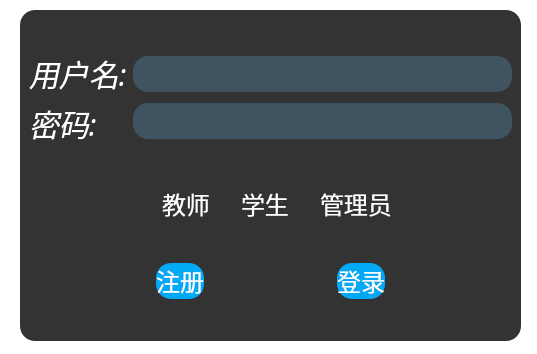
<?xml version="1.0" encoding="UTF-8"?>
<ui version="4.0">
 <class>MainWindow</class>
 <widget class="QMainWindow" name="MainWindow">
  <property name="geometry">
   <rect>
    <x>0</x>
    <y>0</y>
    <width>537</width>
    <height>354</height>
   </rect>
  </property>
  <property name="windowTitle">
   <string>MainWindow</string>
  </property>
  <property name="styleSheet">
   <string notr="true">
*{
background:rgb(255, 255, 255);
font-size:15px;
font-family:Century Gothic,sans-serif;
}
QFrame{
border:sold 10px rgba(0,0,0);
background-image:url(:/TeacherInterface.png);
}
QLineEdit{
color:#8d98a1;
background-color:#405361;
font-size:16px;
border-style:outset;
border-radius:10px;
}
QPushButton{
background:#ced1d8;
border-style:outset;
border-radius:10px;
}
QPushButton:pressed{
background-color:rgb(224,0,0);
border-style:inset;
}
QCheckBox{
background:rgba(85,170,255,0);
color:white;
}
QLabel{
background:rgba(85,170,255,0);
color:white;
font-style:italic bold;
font-size:14px;
}</string>
  </property>
  <widget class="QWidget" name="centralwidget">
   <widget class="QFrame" name="frame">
    <property name="geometry">
     <rect>
      <x>20</x>
      <y>10</y>
      <width>501</width>
      <height>331</height>
     </rect>
    </property>
    <property name="styleSheet">
     <string notr="true">*{
font-size:24px;
font-family:sans-serif;
}
#Widget{   frame
background-image:url(E:/img/TeacherInterface.qrc)
}
QFrame{
background:rgba(0,0,0,0.8);
border-radius:15px;
}
QPushButton{
background:#03a9f4;
color:#fff;
border-radius:15px;
}
QLineEdit{
border-radius:15px;
color:#03a9f4;
}
QLabel{
color:#fff;
background:transparent;
font-size:30px;
}</string>
    </property>
    <property name="frameShape">
     <enum>QFrame::StyledPanel</enum>
    </property>
    <property name="frameShadow">
     <enum>QFrame::Raised</enum>
    </property>
    <layout class="QVBoxLayout" name="verticalLayout_3">
     <item>
      <layout class="QHBoxLayout" name="horizontalLayout">
       <item>
        <layout class="QVBoxLayout" name="verticalLayout">
         <item>
          <widget class="QLabel" name="label">
           <property name="text">
            <string>用户名:</string>
           </property>
          </widget>
         </item>
         <item>
          <widget class="QLabel" name="label_2">
           <property name="text">
            <string>密码:</string>
           </property>
          </widget>
         </item>
        </layout>
       </item>
       <item>
        <layout class="QVBoxLayout" name="verticalLayout_2">
         <item>
          <widget class="QLineEdit" name="lineEdit_User"/>
         </item>
         <item>
          <widget class="QLineEdit" name="lineEdit_Passward"/>
         </item>
        </layout>
       </item>
      </layout>
     </item>
     <item>
      <layout class="QHBoxLayout" name="horizontalLayout_3">
       <item>
        <spacer name="horizontalSpacer_4">
         <property name="orientation">
          <enum>Qt::Horizontal</enum>
         </property>
         <property name="sizeHint" stdset="0">
          <size>
           <width>40</width>
           <height>20</height>
          </size>
         </property>
        </spacer>
       </item>
       <item>
        <widget class="QCheckBox" name="checkBox_Teacher">
         <property name="text">
          <string>教师</string>
         </property>
        </widget>
       </item>
       <item>
        <widget class="QCheckBox" name="checkBox__Student">
         <property name="text">
          <string>学生</string>
         </property>
        </widget>
       </item>
       <item>
        <widget class="QCheckBox" name="checkBox_Admin">
         <property name="text">
          <string>管理员</string>
         </property>
        </widget>
       </item>
       <item>
        <spacer name="horizontalSpacer_5">
         <property name="orientation">
          <enum>Qt::Horizontal</enum>
         </property>
         <property name="sizeHint" stdset="0">
          <size>
           <width>40</width>
           <height>20</height>
          </size>
         </property>
        </spacer>
       </item>
      </layout>
     </item>
     <item>
      <layout class="QHBoxLayout" name="horizontalLayout_4">
       <item>
        <spacer name="horizontalSpacer">
         <property name="orientation">
          <enum>Qt::Horizontal</enum>
         </property>
         <property name="sizeHint" stdset="0">
          <size>
           <width>40</width>
           <height>20</height>
          </size>
         </property>
        </spacer>
       </item>
       <item>
        <widget class="QPushButton" name="pushButton_Register">
         <property name="text">
          <string>注册</string>
         </property>
        </widget>
       </item>
       <item>
        <spacer name="horizontalSpacer_2">
         <property name="orientation">
          <enum>Qt::Horizontal</enum>
         </property>
         <property name="sizeHint" stdset="0">
          <size>
           <width>40</width>
           <height>20</height>
          </size>
         </property>
        </spacer>
       </item>
       <item>
        <widget class="QPushButton" name="pushButton_Login">
         <property name="text">
          <string>登录</string>
         </property>
        </widget>
       </item>
       <item>
        <spacer name="horizontalSpacer_3">
         <property name="orientation">
          <enum>Qt::Horizontal</enum>
         </property>
         <property name="sizeHint" stdset="0">
          <size>
           <width>40</width>
           <height>20</height>
          </size>
         </property>
        </spacer>
       </item>
      </layout>
     </item>
    </layout>
   </widget>
  </widget>
 </widget>
 <resources>
  <include location="../../img/img.qrc"/>
 </resources>
 <connections/>
</ui>
